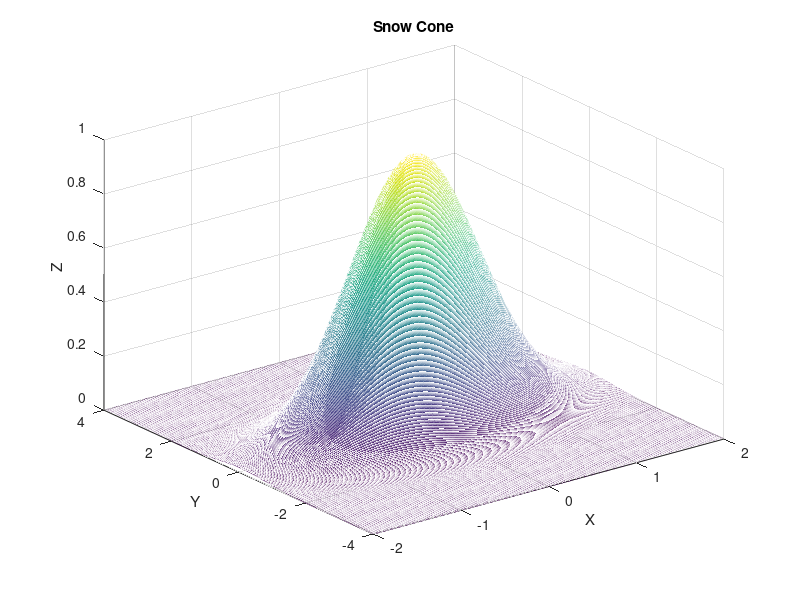

Source code (MATLAB):
x = -2:0.01:2;
y = -4:0.02:4;
[X, Y] = meshgrid(x,y);
z = exp(-X.^2+0.1.*X.*Y-Y.^2);
mesh(X,Y,z)
title('Snow Cone')
zlabel('Z')
ylabel('Y')
xlabel('X')


